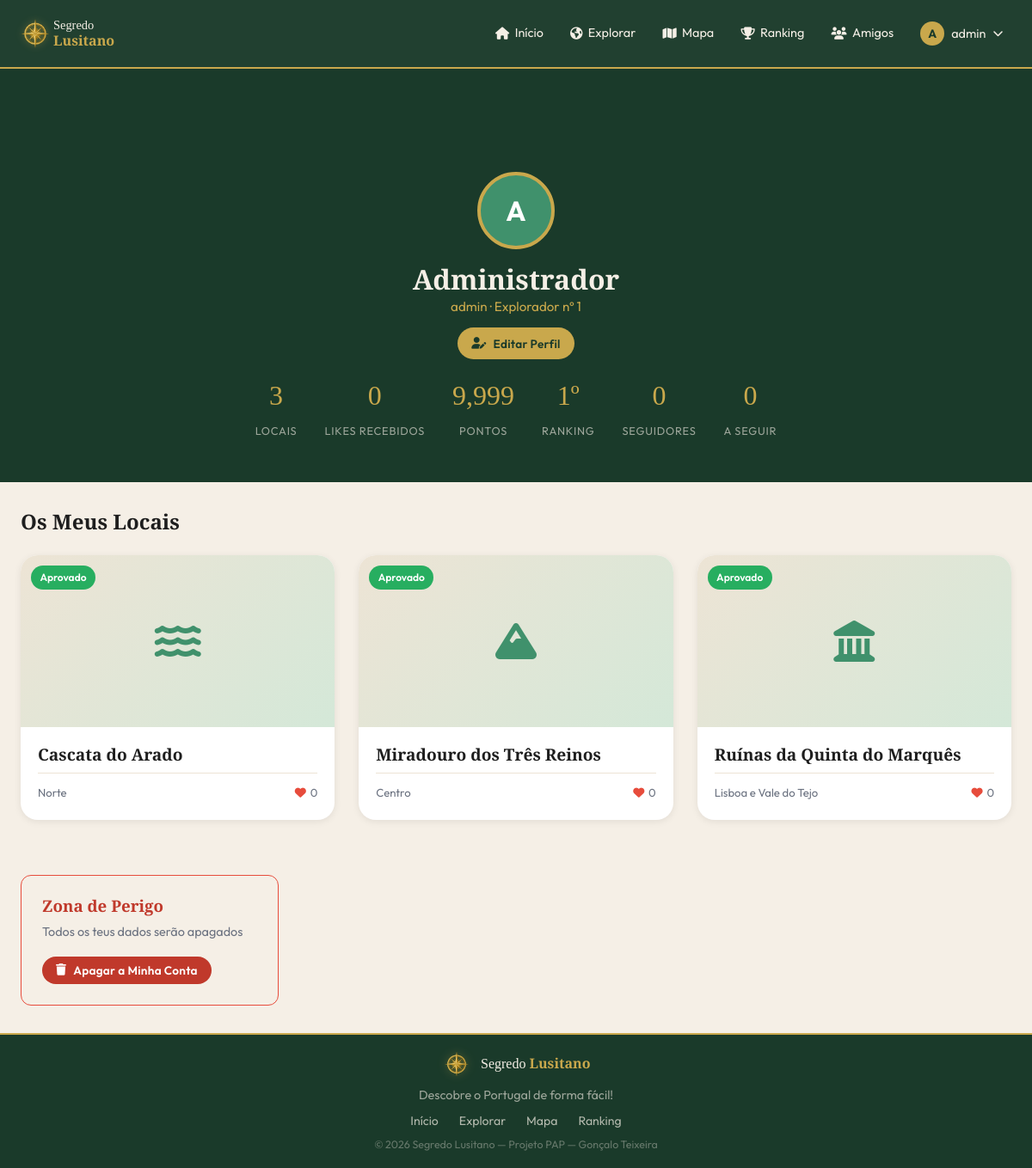
The app's page /pages/perfil.php (signed in) with its own data.
### tables this page shows
CREATE TABLE utilizadores (
    id INT AUTO_INCREMENT PRIMARY KEY,
    nome VARCHAR(100) NOT NULL,
    username VARCHAR(50) NOT NULL UNIQUE,
    email VARCHAR(150) NOT NULL UNIQUE,
    password VARCHAR(255) NOT NULL,
    avatar VARCHAR(255) DEFAULT NULL,
    bio TEXT DEFAULT NULL,
    pontos INT DEFAULT 0,
    role ENUM('user','admin', '[deleted]') DEFAULT 'user',
    ativo TINYINT(1) DEFAULT 1,
    verificado TINYINT(1) DEFAULT 0,
    privado TINYINT(1) DEFAULT 0,
    tipo_auth ENUM('email','google','github') DEFAULT 'email',
    criado_em DATETIME DEFAULT CURRENT_TIMESTAMP
);

CREATE TABLE locais (
    id INT AUTO_INCREMENT PRIMARY KEY,
    utilizador_id INT NOT NULL,
    categoria_id INT NOT NULL,
    regiao_id INT NOT NULL,
    nome VARCHAR(150) NOT NULL,
    descricao TEXT NOT NULL,
    latitude DECIMAL(10,7) NOT NULL,
    longitude DECIMAL(10,7) NOT NULL,
    dificuldade ENUM('facil','medio','dificil') DEFAULT 'medio',
    foto_capa VARCHAR(255) DEFAULT NULL,
    estado ENUM('pendente','aprovado','rejeitado') DEFAULT 'aprovado',
    bloqueado TINYINT(1) DEFAULT 0,
    vistas INT DEFAULT 0,
    criado_em DATETIME DEFAULT CURRENT_TIMESTAMP,
    FOREIGN KEY (utilizador_id) REFERENCES utilizadores(id) ON DELETE CASCADE,
    FOREIGN KEY (categoria_id)  REFERENCES categorias(id) ON DELETE RESTRICT,
    FOREIGN KEY (regiao_id) REFERENCES regioes(id) ON DELETE RESTRICT
);

CREATE TABLE categorias (
    id INT AUTO_INCREMENT PRIMARY KEY,
    nome VARCHAR(80) NOT NULL,
    icone VARCHAR(50) DEFAULT 'fas fa-map-pin'
);

CREATE TABLE regioes (
    id INT AUTO_INCREMENT PRIMARY KEY, nome VARCHAR(80) NOT NULL
);

### includes/config.php (called while the page is built, shortened)
<?php
function db(): PDO {
    static $pdo = null;
    if ($pdo === null) {
        $dsn = 'mysql:host=' . DB_HOST . ';dbname=' . DB_NAME . ';charset=utf8mb4';
        $options = [
            PDO::ATTR_ERRMODE            => PDO::ERRMODE_EXCEPTION,
            PDO::ATTR_DEFAULT_FETCH_MODE => PDO::FETCH_ASSOC,
            PDO::ATTR_EMULATE_PREPARES   => false,
        ];
        $pdo = new PDO($dsn, DB_USER, DB_PASS, $options);
    }
    return $pdo;
}

### includes/auth.php (called while the page is built, shortened)
<?php
require_once __DIR__ . '/config.php';
function auth_user(): ?array {
    static $cache = null;
    if ($cache) return $cache;
    $st = db()->prepare('SELECT * FROM utilizadores WHERE id = ? AND ativo = 1');
    $st->execute([$_SESSION['user_id']]);
    $cache = $st->fetch() ?: null;
    return $cache;
}
function h(string $s): string {
    return htmlspecialchars($s, ENT_QUOTES, 'UTF-8');
}

### includes/functions.php (called while the page is built, shortened)
<?php
require_once __DIR__ . '/config.php';
require_once __DIR__ . '/auth.php';
function local_nome_publico(array $local): string {
    return ((int)($local['bloqueado'] ?? 0) === 1) ? '[removed]' : (string)$local['nome'];
}

### pages/perfil.php (the view, shortened to what this page needs)
<?php
require_once dirname(__DIR__) . '/includes/functions.php';
$user_auth = auth_user();
$id = (int)($_GET['id'] ?? ($user_auth['id'] ?? 0));
$st = db()->prepare('SELECT * FROM utilizadores WHERE id = ? AND ativo = 1');
$st->execute([$id]);
$perfil = $st->fetch();
$is_own = $user_auth && $user_auth['id'] == $id;
$st2 = db()->prepare(
    'SELECT l.*, c.nome AS categoria_nome, c.icone AS categoria_icone, r.nome AS regiao_nome,
            u.username, u.nome AS autor_nome,
            (SELECT COUNT(*) FROM likes WHERE local_id = l.id) AS total_likes,
            (SELECT COUNT(*) FROM comentarios WHERE local_id = l.id) AS total_comentarios
     FROM locais l
     JOIN categorias c ON c.id = l.categoria_id
     JOIN regioes r    ON r.id = l.regiao_id
     JOIN utilizadores u ON u.id = l.utilizador_id
     WHERE l.utilizador_id = ?' . (($user_auth && ($user_auth['id'] == $id || is_admin())) ? '' : ' AND l.estado = "aprovado"') . '
     ORDER BY l.criado_em DESC'
);
$st2->execute([$id]);
$locais_perfil = $st2->fetchAll();
$total_likes = 0;
foreach ($locais_perfil as $lp) $total_likes += $lp['total_likes'];
$st3 = db()->prepare('SELECT COUNT(*) + 1 FROM utilizadores WHERE pontos > ? AND ativo = 1 AND role = "user"');
$st3->execute([$perfil['pontos']]);
$rank_pos = (int)$st3->fetchColumn();
$st_seg = db()->prepare('SELECT COUNT(*) FROM seguidores WHERE seguido_id = ?');
$st_seg->execute([$id]);
$total_seguidores = (int)$st_seg->fetchColumn();
$st_seg2 = db()->prepare('SELECT COUNT(*) FROM seguidores WHERE seguidor_id = ?');
$st_seg2->execute([$id]);
$total_seguidos = (int)$st_seg2->fetchColumn();
$ja_segue = false;
include dirname(__DIR__) . '/includes/header.php';
?>
<div class="page-content">
<div class="perfil-hero">
  <div class="perfil-avatar">
    <?php if ($perfil['avatar']): ?>
      <img src="<?= SITE_URL ?>/uploads/locais/<?= h($perfil['avatar']) ?>" alt="">
    <?php else: ?>
      <?= mb_strtoupper(mb_substr($perfil['username'],0,1)) ?>
    <?php endif; ?>
  </div>
  <h1 class="perfil-nome"><?= h($perfil['nome']) ?></h1>
  <p class="perfil-username"><?= h($perfil['username']) ?> &middot; Explorador nº <?= $rank_pos ?></p>
  <?php if ($user_auth && !$is_own): ?>
    <div style="margin-bottom:1rem;">
      <button id="btn-seguir"
              data-id="<?= $id ?>"
              data-seguindo="<?= $ja_segue ? '1' : '0' ?>"
              class="btn btn-sm <?= $ja_segue ? '' : 'btn-primary' ?>"
              style="<?= $ja_segue ? 'border:1.5px solid var(--creme-escuro);color:var(--texto-muted);' : '' ?>">
        <i class="fas <?= $ja_segue ? 'fa-user-check' : 'fa-user-plus' ?>"></i>
        <span><?= $ja_segue ? 'A Seguir' : 'Seguir' ?></span>
      </button>
    </div>
  <?php elseif ($is_own): ?>
    <div style="margin-bottom:1rem;">
      <a href="<?= SITE_URL ?>/pages/perfil_editar.php" class="btn btn-sm btn-primary">
        <i class="fas fa-user-edit"></i> Editar Perfil
      </a>
    </div>
  <?php endif; ?>
  <div class="perfil-stats">
    <div class="stat-item"><span class="stat-num"><?= count($locais_perfil) ?></span><span class="stat-label">Locais</span></div>
    <div class="stat-item"><span class="stat-num"><?= $total_likes ?></span><span class="stat-label">Likes Recebidos</span></div>
    <div class="stat-item"><span class="stat-num"><?= number_format($perfil['pontos']) ?></span><span class="stat-label">Pontos</span></div>
    <div class="stat-item"><span class="stat-num"><?= $rank_pos ?>º</span><span class="stat-label">Ranking</span></div>
    <div class="stat-item" style="cursor:pointer;" onclick="abrirModalSeg('seguidores')">
      <span class="stat-num" id="total-seguidores"><?= $total_seguidores ?></span>
      <span class="stat-label">Seguidores</span>
    </div>
    <div class="stat-item" style="cursor:pointer;" onclick="abrirModalSeg('seguidos')">
      <span class="stat-num"><?= $total_seguidos ?></span>
      <span class="stat-label">A seguir</span>
    </div>
  </div>
</div>
<section class="section">
  <div class="container">
    <h2 style="margin-bottom:1.5rem;">
      <?= $is_own ? 'Os Meus Locais' : 'Locais de ' . h($perfil['nome']) ?>
    </h2>
    <?php if ($locais_perfil): ?>
      <div class="cards-grid">
        <?php foreach ($locais_perfil as $local):
          if ($is_own || is_admin()): ?>
            <article class="card" style="<?= $local['estado'] !== 'aprovado' ? 'opacity:.75' : '' ?>">
              <a href="<?= SITE_URL ?>/pages/local.php?id=<?= $local['id'] ?>" class="card-img" style="display:block;">
                <?php if ($local['foto_capa']): ?>
                  <img src="<?= SITE_URL ?>/uploads/locais/<?= h($local['foto_capa']) ?>" alt="<?= h(local_nome_publico($local)) ?>">
                <?php else: ?>
                  <div class="card-img-placeholder"><i class="<?= h($local['categoria_icone']) ?>"></i></div>
                <?php endif; ?>
                <div class="card-badges">
                  <span class="badge badge-<?= $local['estado'] ?>"><?= ucfirst($local['estado']) ?></span>
                </div>
              </a>
              <div class="card-body">
                <h3 class="card-title"><a href="<?= SITE_URL ?>/pages/local.php?id=<?= $local['id'] ?>"><?= h(local_nome_publico($local)) ?></a></h3>
                <div class="card-meta">
                  <span style="font-size:.82rem;color:var(--texto-muted);"><?= h($local['regiao_nome']) ?></span>
                  <div class="card-meta-stats">
                    <span><i class="fas fa-heart"></i> <?= $local['total_likes'] ?></span>
                  </div>
                </div>
              </div>
            </article>
          <?php endif;
        endforeach; ?>
      </div>
    <?php endif; ?>
    <?php if ($is_own): ?>
    <div style="margin-top:4rem; padding:1.5rem; border:1.5px solid #e74c3c; border-radius:var(--radius); max-width:300px;">
      <h3 style="color:#c0392b; margin-bottom:.5rem;">Zona de Perigo</h3>
      <p style="font-size:.9rem; color:var(--texto-muted); margin-bottom:1rem;">Todos os teus dados serão apagados</p>
      <form method="POST" onsubmit="return confirm('Tens a certeza?');">
        <button type="submit" class="btn btn-danger btn-sm"><i class="fas fa-trash"></i> Apagar a Minha Conta</button>
      </form>
    </div>
    <?php endif; ?>
  </div>
</section>
</div>
<?php include dirname(__DIR__) . '/includes/footer.php'; ?>

### includes/header.php (shortened to what this page needs)
<?php
require_once dirname(__DIR__) . '/includes/auth.php';
$user = auth_user();
?>
<!DOCTYPE html>
<html lang="pt">
<head>
<link rel="stylesheet" href="https://cdnjs.cloudflare.com/ajax/libs/font-awesome/6.5.0/css/all.min.css">
<link rel="stylesheet" href="https://unpkg.com/leaflet@1.9.4/dist/leaflet.css">
<link rel="stylesheet" href="<?= SITE_URL ?>/assets/css/style.css">
<link rel="stylesheet" href="<?= SITE_URL ?>/assets/css/bootstrap.min.css">
</head>
<body>
<nav class="navbar" id="navbar">
  <div class="nav-inner">
    <a href="<?= SITE_URL ?>/index.php" class="nav-logo">
      <img src="<?= SITE_URL ?>/assets/images/logo_icon.png" alt="Segredo Lusitano" class="nav-logo-img" style="height:42px;width:42px;max-height:42px;max-width:42px;object-fit:contain;display:block;">
      <span style="font-family:'Playfair Display',serif;color:var(--creme);line-height:1.2;font-size:.9rem;">Segredo<br><strong style="color:var(--dourado);font-size:1rem;">Lusitano</strong></span>
    </a>
    <ul class="nav-links" id="nav-links">
      <li><a href="<?= SITE_URL ?>/index.php"><i class="fas fa-home"></i> Início</a></li>
      <li><a href="<?= SITE_URL ?>/pages/explorar.php"><i class="fa-solid fa-earth-americas"></i> Explorar</a></li>
      <li><a href="<?= SITE_URL ?>/pages/mapa.php"><i class="fas fa-map"></i> Mapa</a></li>
      <li><a href="<?= SITE_URL ?>/pages/ranking.php"><i class="fas fa-trophy"></i> Ranking</a></li>
      <?php if ($user): ?>
      <li><a href="<?= SITE_URL ?>/pages/feed.php"><i class="fas fa-users"></i> Amigos</a></li>
      <?php endif; ?>
      <?php if ($user): ?>
        <li class="nav-dropdown" id="nav-user-dropdown">
          <button class="nav-avatar-btn" id="dropdown-toggle" type="button" aria-expanded="false">
            <?php if ($user['avatar']): ?>
              <img src="<?= SITE_URL ?>/uploads/locais/<?= h($user['avatar']) ?>" alt="" class="nav-avatar">
            <?php else: ?>
              <span class="nav-avatar-placeholder"><?= mb_strtoupper(mb_substr($user['username'],0,1)) ?></span>
            <?php endif; ?>
            <?= h($user['username']) ?> <i class="fas fa-chevron-down" id="dropdown-chevron"></i>
          </button>
        </li>
      <?php else: ?>
        <li><a href="<?= SITE_URL ?>/pages/login.php" class="btn-nav-login">Entrar</a></li>
        <li><a href="<?= SITE_URL ?>/pages/registo.php" class="btn-nav-register">Registar</a></li>
      <?php endif; ?>
    </ul>
  </div>
</nav>

### records on screen
utilizadores: username "A", username "admin", nome "Administrador", pontos "9,999"
locais: estado "Aprovado", nome "Cascata do Arado", regiao.nome "Norte", total_likes "0"
locais: estado "Aprovado", nome "Miradouro dos Três Reinos", regiao.nome "Centro", total_likes "0"
locais: estado "Aprovado", nome "Ruínas da Quinta do Marquês", regiao.nome "Lisboa e Vale do Tejo", total_likes "0"

### other values on screen
$rank_pos "1"
count($locais_perfil) "3"
$total_likes "0"
$total_seguidores "0"
$total_seguidos "0"
